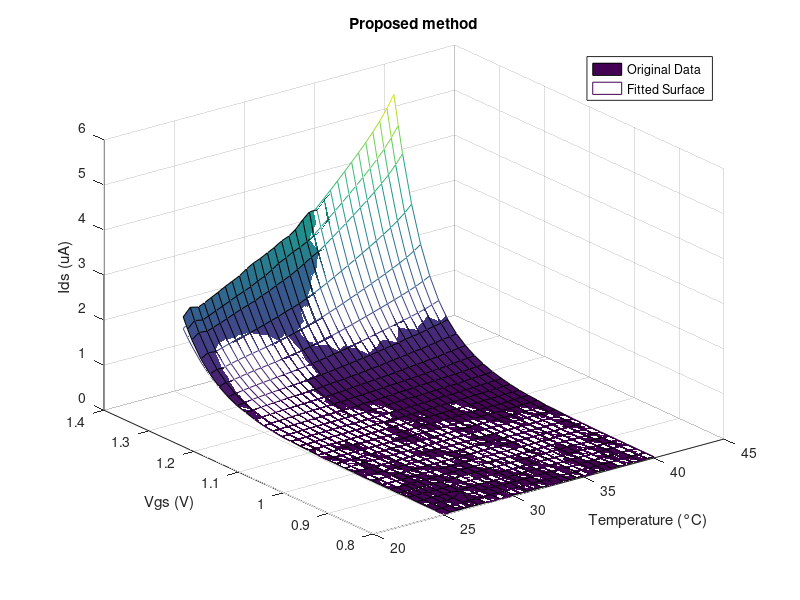
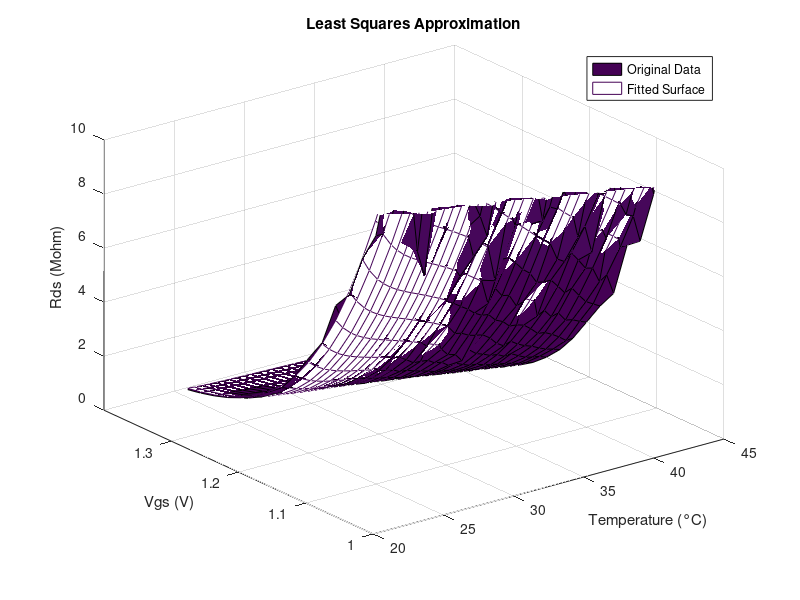

These charts were generated, in order, by the following MATLAB code: (Note: this script raises an error after producing the figures.)
clear all
close all

load("fitting_3d_sample_3.mat");
T = fitting_3d_sample.x;
Vgs = fitting_3d_sample.y;
Ids = fitting_3d_sample.z;

NMSEs = [];
alphas = [];
init_alpha = abs(min(min(Ids)));
idx = 1:1:300;
for i = idx
    alpha = (i*0.001)+init_alpha;
    alphas(i,1) = alpha;
    Ids_a = Ids + alpha;
    
    ln_Ids_a = log(Ids_a);
    
    x = T;
    y = Vgs;

    A = [x(:).^5, y(:).^5, x(:).^4, y(:).^4, x(:).^3, y(:).^3, x(:).^2, y(:).^2, x(:).*y(:), x(:), y(:), ones(numel(x),1)];
    coef = pinv(A) * ln_Ids_a(:);
    coefs(:,i) = coef;

    ln_Ids_a_ = reshape(A*coef, size(Ids));
    Ids_ = exp(ln_Ids_a_)-alpha;

    %%
    % for plot
    % figure();
    % NMSE 
    x=log10(Ids(:));
    y=log10(Ids_(:));
    NMSE=((x-y)'*(x-y))/(x'*x)
    NMSEs(i, 1) = NMSE;
    [min_NMSE, min_index] = min(NMSEs);

end


Ids = Ids + alphas(min_index);
Rds = 0.5 ./ Ids;
x = T;
y = Vgs;
A = [x(:).^5, y(:).^5, x(:).^4, y(:).^4, x(:).^3, y(:).^3, x(:).^2, y(:).^2, x(:).*y(:), x(:), y(:), ones(numel(x),1)];

coef = coefs(:,min_index);
ln_Ids_a_ = reshape(A*coef, size(Ids));

Ids_ = exp(ln_Ids_a_);
Ids_point = coef(1)*x^5 + coef(2)*y^5 + coef(3)*x^4 + coef(4)*y^4 + coef(5)*x^3 + coef(6)*y^3 + coef(7)*x^2 + coef(8)*y^2 + coef(9)*x*y + coef(10)*x + coef(11)*y + coef(12)*1;
Rds_ = 0.5 ./ Ids_;

% 결과 표시
figure(1);
surf(x, y, Ids);
hold on;
mesh(x, y, Ids_);
title('Proposed method');
legend('Original Data', 'Fitted Surface');
xlabel('Temperature (°C)');
ylabel('Vgs (V)');
zlabel('Ids (uA)');

figure(2);
surf(x, y, Rds);
hold on;
mesh(x, y, Rds_);
title('Least Squares Approximation');
legend('Original Data', 'Fitted Surface');
xlabel('Temperature (°C)');
ylabel('Vgs (V)');
zlabel('Rds (Mohm)');
zlim([0, 10])
ylim([1,1.4])

[EDA_Resolution, rangeEDA, maxEDA, minEDA] = getEDA_Resolution(Ids_, 16);
th1 = ones(31, 31) * 0.01;  % 1로 채워진 31x31 행렬
figure(3);
surf(x, y, EDA_Resolution);
hold on;
mesh(x, y, th1);
hold off
title('EDA Resolution');
legend('EDA Resolution', '0.01uS/bit');
xlabel('Temperature (°C)');
ylabel('Vgs (V)');
zlabel('EDA Resolution (uS/bit)');

max(maxEDA(EDA_Resolution<=0.01))
min(minEDA(EDA_Resolution<=0.01))

th2 = ones(31, 31) * 100;  % 1로 채워진 31x31 행렬
% figure;
% surf(x, y, rangeEDA);
figure(4);
surf(x, y, maxEDA);
hold on
mesh(x, y, th2)
% zlim([0,1200])
hold off
title('max EDA values');
legend('max EDA values', '100uS');
xlabel('Temperature (°C)');
ylabel('Vgs (V)');
zlabel('max EDA (uS)');
% figure;
% surf(x, y, minEDA);
